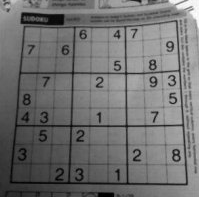
#> input picture OpenCV/newspaper.png, 199 x 197 px
$ python 1-houghTransform.py
#> lines starting #> are read from the running program, lines starting #| are printed output that depends on the picture; after the words box and inside, x2 and y2 are one past the last pixel; in counts of white or black regions, pixels touching at a corner belong together
import cv2
import numpy as np

img = cv2.imread('../newspaper.png')
#> img is the input picture: shape (197, 199, 3); min 0, max 255, mean 112.1
gray = cv2.cvtColor(img,cv2.COLOR_BGR2GRAY)
edges = cv2.Canny(gray,50,150,apertureSize = 3)
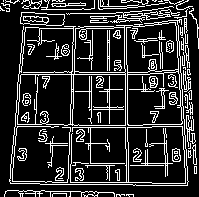
#> edges: shape (197, 199); 18.2% white in thin lines or dots

lines = cv2.HoughLines(edges,1,np.pi/180,200)
#> lines = None
print(edges)
#> (printed output is left out)
print(lines)
#| None
#> (the run stopped early here; a loop or call above may not have finished)

$ run again, with OpenCV/mario_coin.png copied over OpenCV/newspaper.png
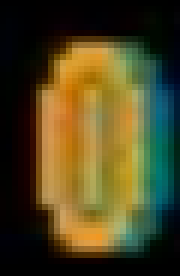
#> input picture OpenCV/mario_coin.png, 30 x 46 px (shown 6 times larger)
#> img is the input picture: shape (46, 30, 3); mean B, G, R 33.5, 69, 76.8
#> `gray = cv2.cvtColor(img,cv2.COLOR_BGR2GRAY)`:
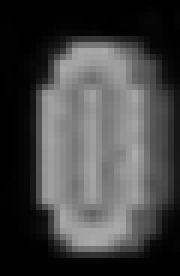
#> gray: shape (46, 30) (shown 6 times larger); min 0, max 171, mean 67.3
#> `edges = cv2.Canny(gray,50,150,apertureSize = 3)`:
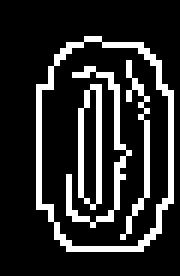
#> edges: shape (46, 30) (shown 6 times larger); 17% white in thin lines or dots, all inside (x1, y1, x2, y2) = (6, 6, 29, 42)
#> lines = None
#> (printed output is left out)
#| None
